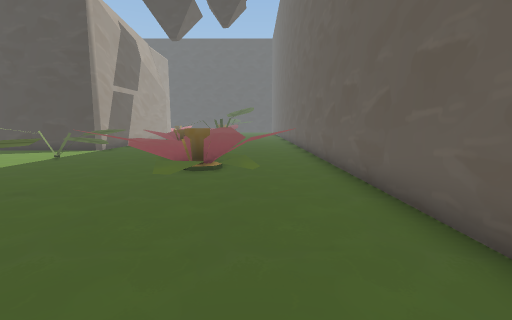
View 1 (above)

17 first-person views from a walk through a 3-D level made in the Unity game engine. The camera is 1.3 m above the floor, tilts 8° down and sees 90° across. The floor is counted in squares, 1 m on a side. Each view is taken from the middle of a square. On the plan, view 1 faces up. The plan holds only what a view shows up to about 13 squares ahead; the rest is blank. The place goes on beyond the plan. The player is left out. Some animated figures are left out. Some surface patterns are stand-ins.

View 2
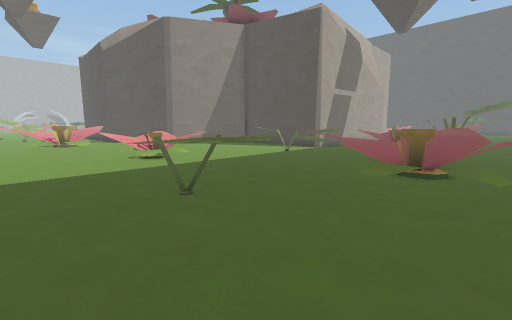

View 3
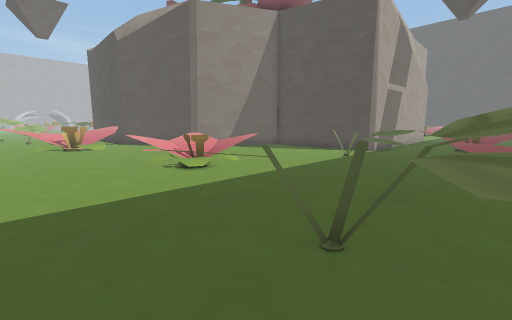

View 4
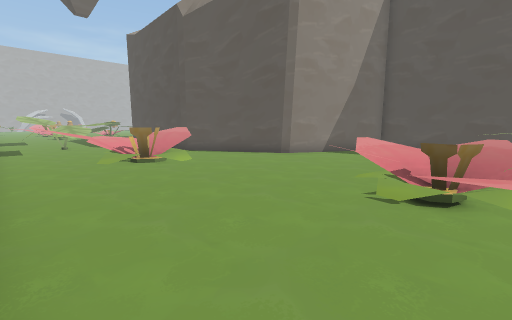

View 5
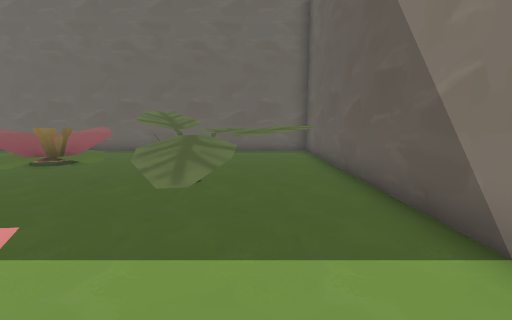

View 6
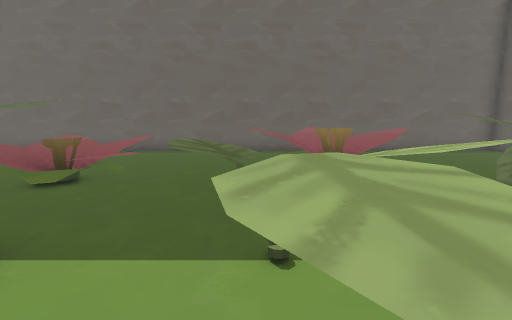

View 7
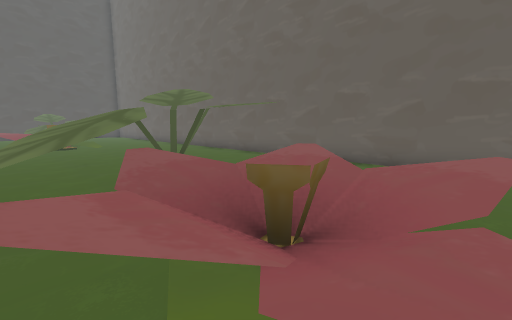

View 8
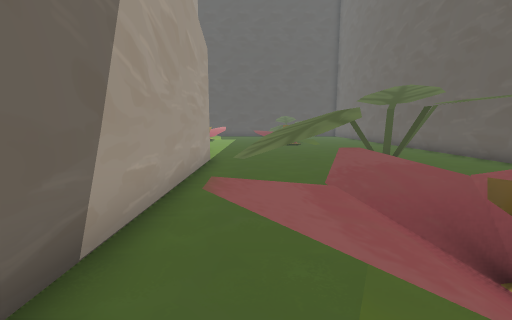

View 9
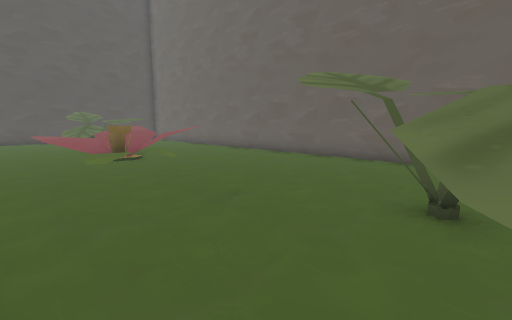

View 10
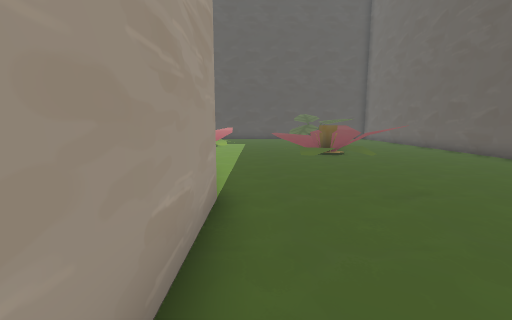

View 11
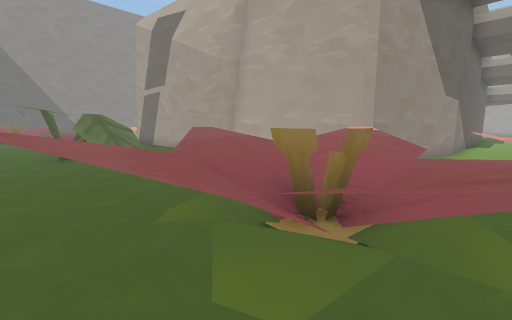

View 12
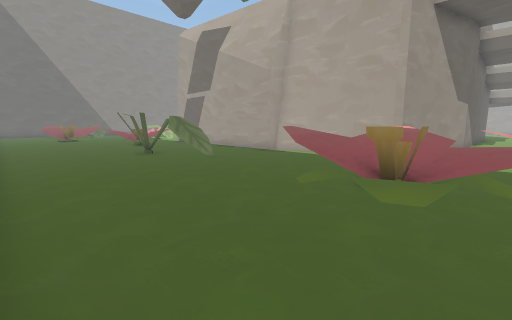

View 13
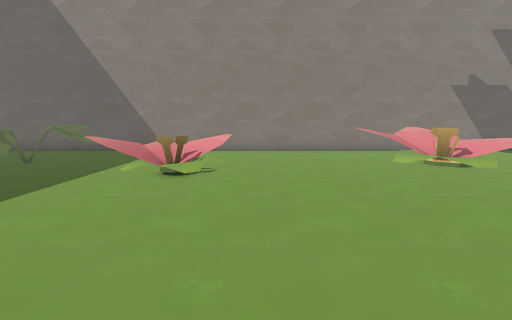

View 14
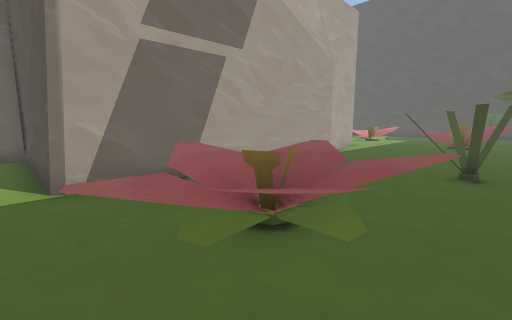

View 15
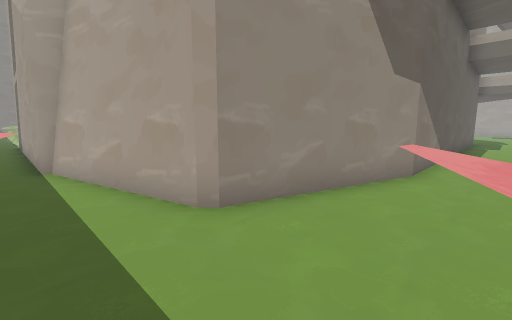

View 16
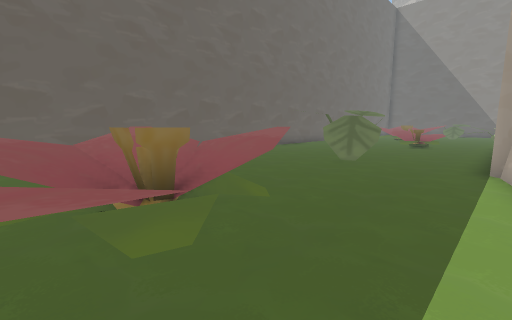

View 17
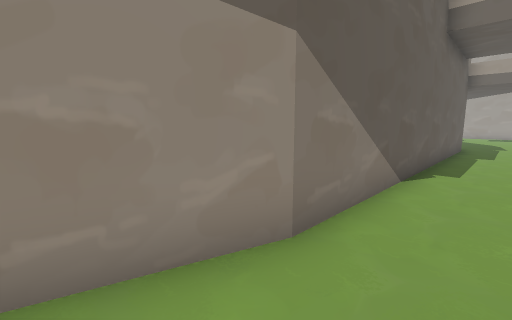

### Floor plan
Key: @ floor where view 1 was taken; # wall or solid block; . floor; / step, stairs or slope; = window, fence, low wall or low ledge; ^ raised ledge; v drop or lower ground; O other object.
Columns run from 20 left of view 1 to 3 right of it. Each row starts with its distance up from view 1.
 31 ..........^^..^^^^^....#
 30 ..............^^^^^....#
 29 ########......^^#^^....#
 28        ####..^^^^^^^...#
 27           ##....^......#
 26            #...........#
 25            #...........#
 24            #...........#
 23            ##..........#
 22             #...//.....#
 21             #.../#.....#
 20             #....##....#
 19             #.^^.#.....#
 18             #.#.^......#
 17             #.... .....#
 16             #..^^......#
 15             #..^^^.....#
 14             #.^^^^.....#
 13       #######..^^^.....#
 12       #................#
 11      #  ....O^^........#
 10     ##.  ..^v^^....^...#
  9     #......^^^^.^^^^...#
  8   ###.......^...^^^^^^.#
  7 ###.............^^^^^..#
  6 #..........^....^^^^...#
  5 ^........^^^.......^...#
  4 ^^^^^....^^^^..OO^ ....#
  3 ^^^^.....^^^..^.=^^....#
  2 ^^^^^........^^^=^^....#
  1 .^^^^..........^^^^....#
  0 .^.............^....@..#
 -1 .......................#
 -2 ########################

Where each view was taken, in squares from view 1:
view 1: 0 up, 0 right, facing up
view 2: 0 up, 0 right, facing up-left
view 3: 0 up, 3 left, facing up-left
view 4: 1 down, 9 left, facing up-left
view 5: 1 up, 10 left, facing right
view 6: 10 up, 10 left, facing right
view 7: 13 up, 6 left, facing up-right
view 8: 13 up, 6 left, facing up
view 9: 19 up, 7 left, facing up-right
view 10: 18 up, 7 left, facing up
view 11: 31 up, 1 left, facing down-left
view 12: 31 up, 2 right, facing down-left
view 13: 11 up, 12 left, facing down
view 14: 12 up, 2 left, facing up-left
view 15: 31 up, 7 left, facing down-left
view 16: 31 up, 8 left, facing down-right
view 17: 31 up, 12 left, facing down-left
